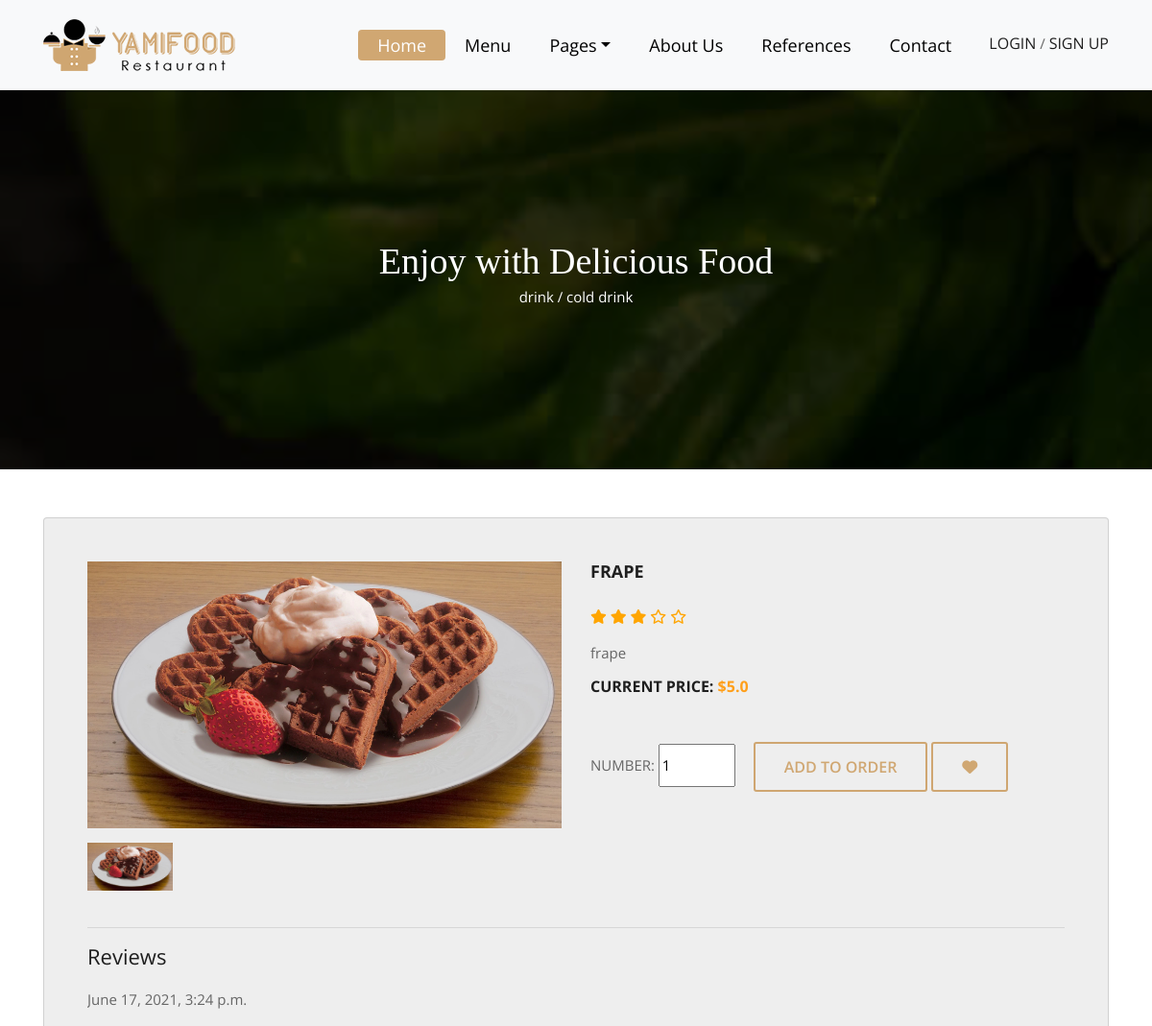
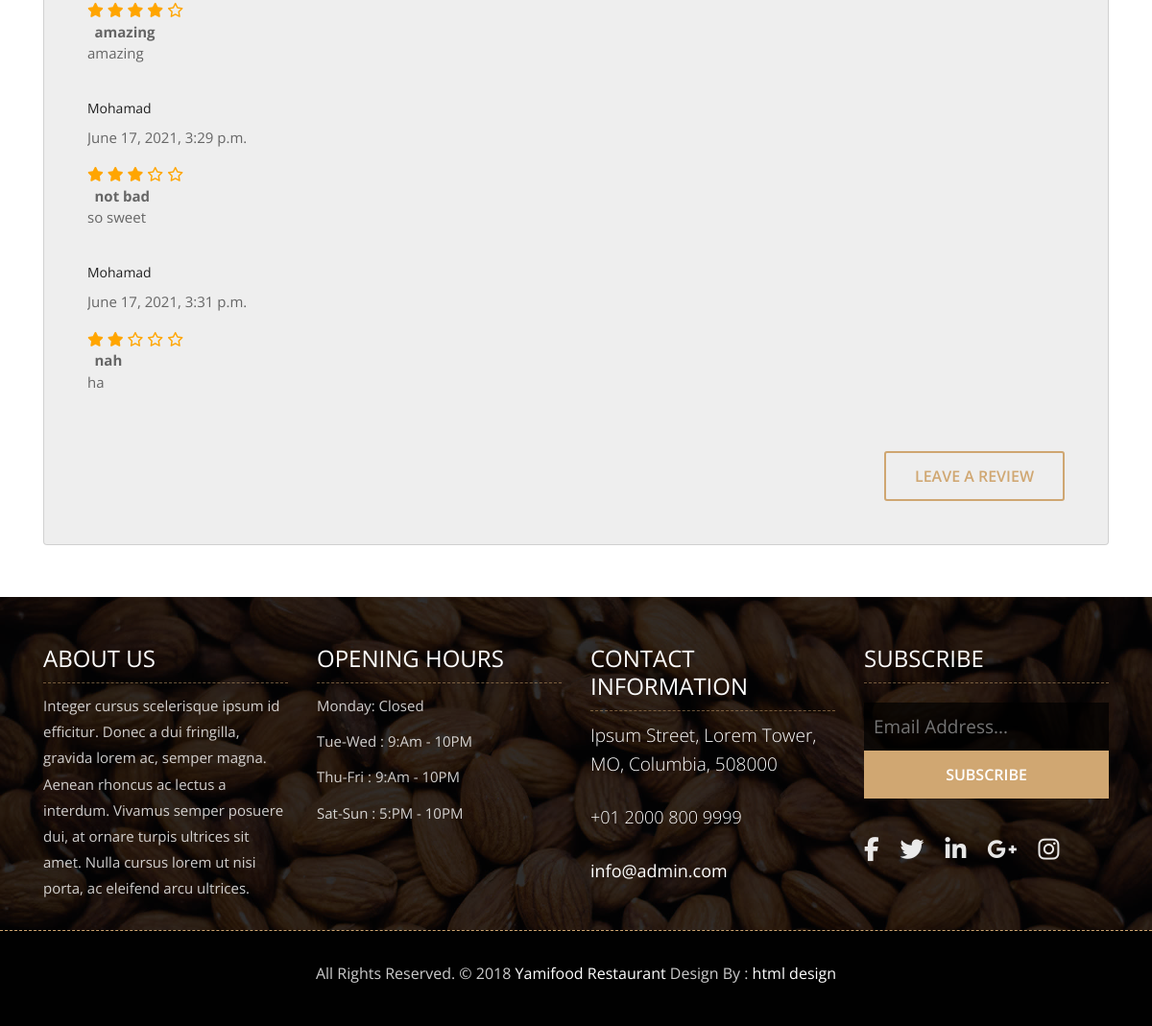
Screenshot of /product/13/frape/ with the database file from the repository (2 pictures, top to bottom).
### product/models.py (models this page shows, shortened)
class Product(models.Model):
    STATUS = (
        ('True', 'Evet'),
        ('False', 'Hayir')
    )
    category = models.ForeignKey(Category, on_delete=models.CASCADE)
    title = models.CharField(max_length=30)
    keywords = models.CharField(blank=True, max_length=255)
    description = models.CharField(blank=True, max_length=255)
    image = models.ImageField(blank=True, upload_to='images/')
    price = models.FloatField()
    slug = models.SlugField(null=False, unique=True)
    detail = RichTextUploadingField()
    status = models.CharField(max_length=10, choices=STATUS)
    create_at = models.DateTimeField(auto_now_add=True)
    update_at = models.DateTimeField(auto_now=True)
    def image_tag(self):
        return mark_safe('<img src="{}" height="50"/>'.format(self.image.url))
    image_tag.short_description = 'Image'

class Category(MPTTModel):
    STATUS = (
        ('True', 'Evet'),
        ('False', 'Hayir')
    )
    title = models.CharField(max_length=30, unique=True)
    keywords = models.CharField(blank=True, max_length=255)
    description = models.CharField(blank=True, max_length=255)
    image = models.ImageField(blank=True, upload_to='images/')
    status = models.CharField(max_length=10, choices=STATUS)
    slug = models.SlugField(null=False, unique=True)
    parent = TreeForeignKey('self', blank=True, null=True, related_name='children', on_delete=models.CASCADE)
    create_at = models.DateTimeField(auto_now_add=True)
    update_at = models.DateTimeField(auto_now=True)
    class MPTTMeta:
        order_insertion_py = ['title']
    def __str__(self):
        full_path = [self.title]
        k = self.parent
        while k is not None:
            full_path.append(k.title)
            k = k.parent
        return ' / '.join(full_path[::-1])
    def image_tag(self):
        return mark_safe('<img src="{}" height="50"/>'.format(self.image.url))
    image_tag.short_description = 'Image'

class Comment(models.Model):
    STATUS = (
        ('New', 'New'),
        ('True', 'True'),
        ('False', 'False')
    )
    product = models.ForeignKey(Product, on_delete=models.CASCADE)
    user = models.ForeignKey(User, on_delete=models.CASCADE)
    subject = models.CharField(max_length=50, blank=True)
    comment = models.TextField(blank=True, max_length=255)
    rate = models.IntegerField(blank=True)
    status = models.CharField(max_length=10, choices=STATUS,default='New')
    ip = models.CharField(max_length=20, blank=True)
    create_at = models.DateTimeField(auto_now_add=True)
    update_at = models.DateTimeField(auto_now=True)

### home/views.py (the view)
# urls.py: path('product/<int:id>/<slug:slug>/', views.product_detail, name='product_detail'),
def product_detail(request,id,slug):
    category = Category.objects.all()
    product = Product.objects.get(pk=id)
    images = Images.objects.filter(product_id=id)
    comments = Comment.objects.filter(product_id=id,status='True')
    context = {'category': category,'product': product, 'images': images, 'comments': comments,}
    return render(request, 'product_detail.html', context)

### home/templates/product_detail.html (shortened to what this page needs)
{% extends "homebase.html" %}
{% load static %}
{% block head %}
    <link href="https://maxcdn.bootstrapcdn.com/font-awesome/4.7.0/css/font-awesome.min.css" rel="stylesheet">
    <link rel="stylesheet" href="{% static 'css/new.css' %}">
    <link rel="stylesheet" href="{% static 'css/new.css' %}">
{% endblock %}
{% block content %}
    <div class="all-page-title page-breadcrumb">
        <div class="container text-center">
            <div class="row">
                <div class="col-lg-12">
                    <h1>Enjoy with Delicious Food</h1>
                    <p><a style="color: white"
                          href="/category/{{ product.category_id }}/{{ product.category.slug }}">{{ product.category }}</a>
                    </p>
                </div>
            </div>
        </div>
    </div>
    <div class="container">
        <div class="card">
            <div class="container-fliud">
                <div class="wrapper row">
                    <div class="preview col-md-6">
                        <div class="preview-pic tab-content">
                            <div class="tab-pane active" id="pic-1"><img src="{{ product.image.url }}"/></div>
                        </div>
                        <ul class="preview-thumbnail nav nav-tabs">
                            <li class="active"><a data-target="#pic-1" data-toggle="tab"><img
                                    src="{{ product.image.url }}"/></a></li>
                        </ul>
                    </div>
                    <div class="details col-md-6">
                        <h3 class="product-title">{{ product.title }}</h3>
                        <div class="rating">
                                <span style="color: orange" class="fa fa-star checked"></span>
                                <span style="color: orange" class="fa fa-star checked"></span>
                                <span style="color: orange" class="fa fa-star checked"></span>
                                <span style="color: orange" class="fa fa-star-o empty"></span>
                                <span style="color: orange" class="fa fa-star-o empty"></span>
                        </div>
                        <p class="product-description">{{ product.description }}</p>
                        <h4 class="price">current price: <span>${{ product.price }}</span></h4>
                        <br>
                        <div class="action">
                            <span class="text-uppercase">number:</span>
                            <input class="input" type="number" min="0" style="width: 80px; height: 45px" value="1">&emsp;
                            <button class="btn btn-submit" type="button">add to order</button>
                            <button class="btn btn-submit" type="button"><span class="fa fa-heart"></span>
                            </button>
                        </div>
                    </div>
                </div>
            <br>
                <div class="row">
                    <div class="col-md-12">
                        <div class="full">
                            <div class="tab_bar_section">
                                    <hr>
                                    <h2 class="nav-item">Reviews</h2>
                                <div class="tab-content">
                                    <div id="reviews" >
                                        <div class="product_review">
                                        {% for rs in comments %}
                                            <div class="commant-text row">
                                                <div class="col-lg-10 col-md-10 col-sm-8">
                                                    <h5>{{ rs.user.first_name }}</h5>
                                                    <p><span class="c_date">{{ rs.create_at }}</span></p>
                                                    <div class="stars" >
                                                        <i style="color: orange" class="fa fa-star{% if rs.rate < 1 %}-o empty{% endif %}" ></i>
                                                        <i style="color: orange" class="fa fa-star{% if rs.rate < 2 %}-o empty{% endif %}"></i>
                                                        <i style="color: orange" class="fa fa-star{% if rs.rate < 3 %}-o empty{% endif %}"></i>
                                                        <i style="color: orange" class="fa fa-star{% if rs.rate < 4 %}-o empty{% endif %}"></i>
                                                        <i style="color: orange" class="fa fa-star{% if rs.rate < 5 %}-o empty{% endif %}"></i> </div>
                                                    <b>&ensp;{{ rs.subject }}</b>
                                                    <p class="msg">{{ rs.comment }} </p>
                                                </div>
                                            </div>
                                            <br>
                                        {% endfor %}
                                            <br>
                                            <div class="row">
                                                <div class="col-sm-12">
                                                    <div class="full review_bt_section">
                                                        <div class="float-right"><a class="btn btn-submit "
                                                                                    data-toggle="collapse"
                                                                                    href="#collapseExample"
                                                                                    role="button" aria-expanded="false"
                                                                                    aria-controls="collapseExample">Leave a Review</a>
                                                        </div>
                                                    </div>
                                                </div>
                                            </div>
                                        </div>
                                    </div>
                                </div>
                            </div>
                        </div>
                    </div>
                </div>
            </div>
        </div>
    </div>
    <br>
    <br>
{% endblock %}

### home/static/css/style.css (style rules this page uses)
body { color: #666666; font-size: 15px; font-family: 'Athiti', sans-serif; line-height: 1.80857; }
a { color: #1f1f1f; text-decoration: none !important; outline: none !important; -webkit-transition: all .3s ease-in-out; -moz-transition: all .3s ease-in-out; -ms-transition: all .3s ease-in-out; -o-transition: all .3s ease-in-out; transition: all .3s ease-in-out; }
h1, h2, h3, h4, h5, h6 { letter-spacing: 0; font-weight: normal; position: relative; padding: 0 0 10px 0; font-weight: normal; line-height: 120% !important; color: #1f1f1f; margin: 0 }
h1 { font-size: 24px }
h2 { font-size: 22px }
h3 { font-size: 18px }
h4 { font-size: 16px }
h5 { font-size: 14px }
a { color: #1f1f1f; text-decoration: none; outline: none; }
a, .btn { text-decoration: none !important; outline: none !important; -webkit-transition: all .3s ease-in-out; -moz-transition: all .3s ease-in-out; -ms-transition: all .3s ease-in-out; -o-transition: all .3s ease-in-out; transition: all .3s ease-in-out; }
ul, li, ol { list-style: none; margin: 0px; padding: 0px; }
.btn { text-transform: uppercase; padding: 19px 36px; }
.btn { display: inline-block; font-weight: 600; text-align: center; white-space: nowrap; vertical-align: middle; -webkit-user-select: none; -moz-user-select: none; -ms-user-select: none; user-select: none; border: 2px solid transparent; padding: 12px 30px; font-size: 16px; line-height: 1.5; border-radius: .1875rem; transition: color .15s ease-in-out, background-color .15s ease-in-out, border-color .15s ease-in-out, box-shadow .15s ease-in-out; }
.page-breadcrumb { padding: 250px 0 150px; background: url(../images/all-bg.jpg) no-repeat; background-attachment: fixed; background-size: cover; background-position: 0 0; position: relative; }
.all-page-title .container { position: relative; z-index: 2; }
.all-page-title::before { background: #010101; content: ""; height: 100%; left: 0; position: absolute; top: 0; width: 100%; z-index: 1; opacity: 0.8; }
.all-page-title h1 { font-size: 38px; color: #ffffff; font-family: 'Arbutus Slab', serif; padding: 0px; }
.btn-submit { color: #d0a772; background-color: transparent; background-image: none; border-color: #cfa671; }

### home/static/css/new.css (style rules this page uses)
body { font-family: 'open sans'; overflow-x: hidden; }
img { max-width: 100%; }
.preview { display: -webkit-box; display: -webkit-flex; display: -ms-flexbox; display: flex; -webkit-box-orient: vertical; -webkit-box-direction: normal; -webkit-flex-direction: column; -ms-flex-direction: column; flex-direction: column; }
.preview-pic { -webkit-box-flex: 1; -webkit-flex-grow: 1; -ms-flex-positive: 1; flex-grow: 1; }
.preview-thumbnail.nav-tabs { border: none; margin-top: 15px; }
.preview-thumbnail.nav-tabs li { width: 18%; margin-right: 2.5%; }
.preview-thumbnail.nav-tabs li img { max-width: 100%; display: block; }
.preview-thumbnail.nav-tabs li a { padding: 0; margin: 0; }
.preview-thumbnail.nav-tabs li:last-of-type { margin-right: 0; }
.tab-content { overflow: hidden; }
.tab-content img { width: 100%; -webkit-animation-name: opacity; animation-name: opacity; -webkit-animation-duration: .3s; animation-duration: .3s; }
.card { margin-top: 50px; background: #eee; padding: 3em; line-height: 1.5em; }
@media screen and (min-width: 997px) { .wrapper { display: -webkit-box; display: -webkit-flex; display: -ms-flexbox; display: flex; } }
.details { display: -webkit-box; display: -webkit-flex; display: -ms-flexbox; display: flex; -webkit-box-orient: vertical; -webkit-box-direction: normal; -webkit-flex-direction: column; -ms-flex-direction: column; flex-direction: column; }
.product-title, .price, .sizes, .colors { text-transform: UPPERCASE; font-weight: bold; }
.checked, .price span { color: #ff9f1a; }
.product-title, .rating, .product-description, .price, .vote, .sizes { margin-bottom: 15px; }
.product-title { margin-top: 0; }

### home/templates/product_detail.html (style rules this page uses)
.rating { border: none; float: left; }

### rows the page displays
Product: category "drink / cold drink", image (picture), title "FRAPE", description "frape", price "5.0"
Comment: create_at "June 17, 2021, 3:24 p.m.", rate 4 (drawn), subject "amazing", comment "amazing"
Comment: user.first_name "Mohamad", create_at "June 17, 2021, 3:29 p.m.", rate 3 (drawn), subject "not bad", comment "so sweet"
Comment: user.first_name "Mohamad", create_at "June 17, 2021, 3:31 p.m.", rate 2 (drawn), subject "nah", comment "ha"
